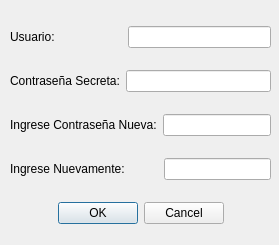
<?xml version="1.0" encoding="UTF-8"?>
<ui version="4.0">
 <class>dialog_forgot</class>
 <widget class="QDialog" name="dialog_forgot">
  <property name="geometry">
   <rect>
    <x>0</x>
    <y>0</y>
    <width>279</width>
    <height>245</height>
   </rect>
  </property>
  <property name="windowTitle">
   <string>Reestablecer Contraseña</string>
  </property>
  <widget class="QWidget" name="verticalLayoutWidget">
   <property name="geometry">
    <rect>
     <x>10</x>
     <y>10</y>
     <width>261</width>
     <height>231</height>
    </rect>
   </property>
   <layout class="QVBoxLayout" name="Forgot_verticalLayout">
    <item>
     <layout class="QHBoxLayout" name="Forgot_User_horizontalLayout">
      <item>
       <widget class="QLabel" name="Forgot_User_label">
        <property name="text">
         <string>Usuario:                    </string>
        </property>
       </widget>
      </item>
      <item>
       <widget class="QLineEdit" name="Forgot_User_lineEdit"/>
      </item>
     </layout>
    </item>
    <item>
     <layout class="QHBoxLayout" name="Forgot_Word_horizontalLayout">
      <item>
       <widget class="QLabel" name="Forgot_Word_label">
        <property name="text">
         <string>Contraseña Secreta:</string>
        </property>
       </widget>
      </item>
      <item>
       <widget class="QLineEdit" name="Forgot_Word_lineEdit"/>
      </item>
     </layout>
    </item>
    <item>
     <layout class="QHBoxLayout" name="Forgot_Ingre1_horizontalLayout">
      <item>
       <widget class="QLabel" name="Forgot_Ingre1_label">
        <property name="text">
         <string>Ingrese Contraseña Nueva:</string>
        </property>
       </widget>
      </item>
      <item>
       <widget class="QLineEdit" name="Forgot_Ingr1_lineEdit">
        <property name="echoMode">
         <enum>QLineEdit::Password</enum>
        </property>
       </widget>
      </item>
     </layout>
    </item>
    <item>
     <layout class="QHBoxLayout" name="Forgot_Ingr2_horizontalLayout">
      <item>
       <widget class="QLabel" name="Forgot_Ingr2_label">
        <property name="text">
         <string>Ingrese Nuevamente:          </string>
        </property>
       </widget>
      </item>
      <item>
       <widget class="QLineEdit" name="Forgot_Ingr2_lineEdit">
        <property name="echoMode">
         <enum>QLineEdit::Password</enum>
        </property>
       </widget>
      </item>
     </layout>
    </item>
    <item>
     <widget class="QDialogButtonBox" name="Forgot_buttonBox">
      <property name="standardButtons">
       <set>QDialogButtonBox::Cancel|QDialogButtonBox::Ok</set>
      </property>
      <property name="centerButtons">
       <bool>true</bool>
      </property>
     </widget>
    </item>
   </layout>
  </widget>
 </widget>
 <resources/>
 <connections/>
</ui>
